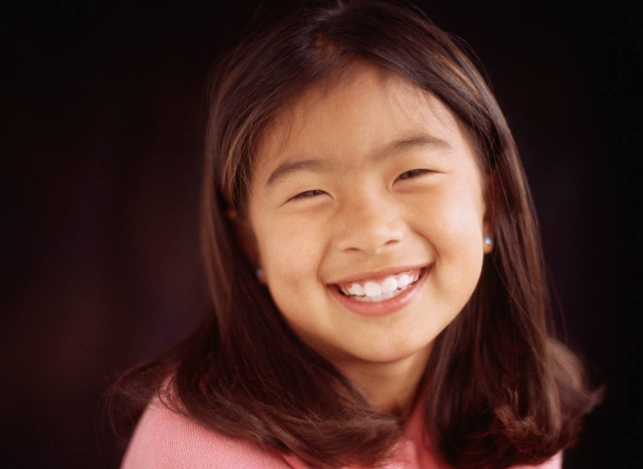
#> input picture test.png, 643 x 469 px
$ python -i utils.py   (imports and definitions only)
#> lines starting #> are read from the running program, lines starting #| are printed output that depends on the picture
#> further down, picture is the input picture: shape (469, 643, 3); mean B, G, R 37.5, 44, 73.5
import cv2
import json

from config import CASC_PATH
from os.path import exists, join
from os import makedirs


def check_dir(dir):
    if not exists(dir):
        makedirs(dir)


def load_tensors(path):
    """
    load tensors from json file
    :param path: tensor file path
    :return: tensors
    """
    with open(path, encoding='utf-8') as f:
        return json.loads(f.read())


cascade_classifier = cv2.CascadeClassifier(CASC_PATH)


def format_image(image):
    if len(image.shape) > 2 and image.shape[2] == 3:
        image = cv2.cvtColor(image, cv2.COLOR_BGR2GRAY)
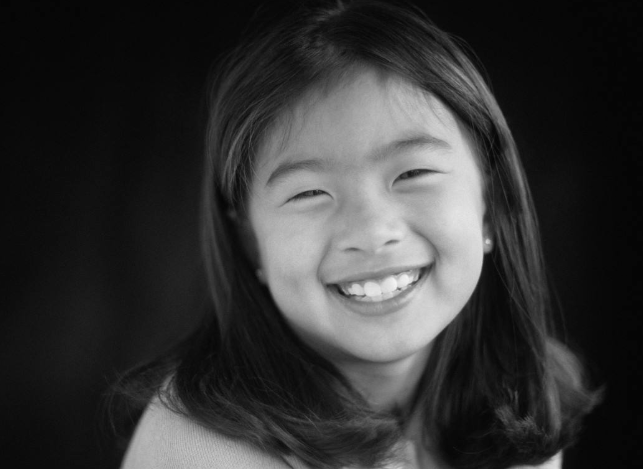
#> image: shape (469, 643); min 4, max 244, mean 52.1
    faces = cascade_classifier.detectMultiScale(
        image,
        scaleFactor=1.3,
        minNeighbors=5
    )
#> faces = [[223, 61, 294, 294]]
    # None is no face found in image
    if not len(faces) > 0:
        return None, None
    max_are_face = faces[0]
#> max_are_face = [223, 61, 294, 294]
    for face in faces:
        if face[2] * face[3] > max_are_face[2] * max_are_face[3]:
            max_are_face = face
#> this loop made 1 pass
    # face to image
    face_edge = max_are_face
#> face_edge = [223, 61, 294, 294]
    image = image[face_edge[1]:(face_edge[1] + face_edge[2]), face_edge[0]:(face_edge[0] + face_edge[3])]
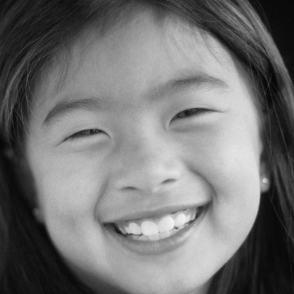
#> image: shape (294, 294); min 6, max 244, mean 115.8
    # Resize image to network size
    try:
        image = cv2.resize(image, (48, 48), interpolation=cv2.INTER_CUBIC)
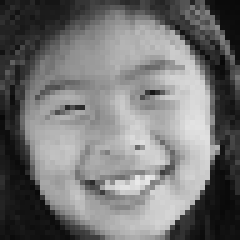
#> image: shape (48, 48) (shown 5 times larger); min 8, max 233, mean 115.7
    except Exception:
        print("[+} Problem during resize")
        return None, None
    return image, face_edge


def format_image_rgb(image):
    if len(image.shape) > 2 and image.shape[2] == 3:
        image = cv2.cvtColor(image, cv2.COLOR_BGR2RGB)
    faces = cascade_classifier.detectMultiScale(
        image,
        scaleFactor=1.3,
        minNeighbors=5
    )
    # None is no face found in image
    if not len(faces) > 0:
        return None, None
    max_are_face = faces[0]
    # print('Max Face', faces[0])
    for face in faces:
        if face[2] * face[3] > max_are_face[2] * max_are_face[3]:
            max_are_face = face
    # face to image
    face_edge = max_are_face
    image = image[face_edge[1]:(face_edge[1] + face_edge[2]), face_edge[0]:(face_edge[0] + face_edge[3])]
    # Resize image to network size
    try:
        image = cv2.resize(image, (128, 128), interpolation=cv2.INTER_CUBIC)
    except Exception:
        print("[+} Problem during resize")
        return None, None
    edge = (face_edge[0], face_edge[1], face_edge[0] + face_edge[3], face_edge[1] + face_edge[2])
    return image, edge

>>> import cv2
>>> picture = cv2.imread('test.png')
>>> result = format_image(picture)
